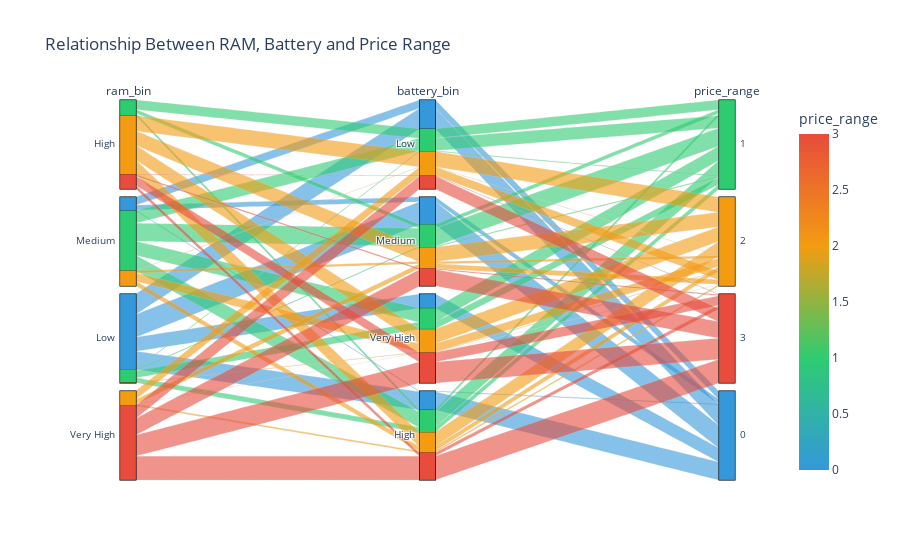

This figure's notebook cell:
### Code cell
# Create binned versions of continuous features
df['ram_bin'] = pd.qcut(df['ram'], q=4, labels=['Low', 'Medium', 'High', 'Very High'])
df['battery_bin'] = pd.qcut(df['battery_power'], q=4, labels=['Low', 'Medium', 'High', 'Very High'])

fig = px.parallel_categories(df,
                            dimensions=['ram_bin', 'battery_bin', 'price_range'],
                            color='price_range',
                            color_continuous_scale=colors,
                            title='Relationship Between RAM, Battery and Price Range')
fig.show()

### Figure 1 — Plotly figure (JSON) as saved in the notebook; plotly's stock layout.template omitted (floating-point values rounded to 4 significant figures; data arrays with more than 128 entries replaced by an {"elided": "..."} marker saying what was removed)
{"data": [{"dimensions": [{"label": "ram_bin", "values": {"elided": "2000 str values"}}, {"label": "battery_bin", "values": {"elided": "2000 str values"}}, {"label": "price_range", "values": {"elided": "2000 int values"}}], "domain": {"x": [0, 1], "y": [0, 1]}, "line": {"color": {"elided": "2000 int values"}, "coloraxis": "coloraxis"}, "name": "", "type": "parcats"}], "layout": {"coloraxis": {"colorbar": {"title": {"text": "price_range"}}, "colorscale": [[0, "#3498db"], [0.3333, "#2ecc71"], [0.6667, "#f39c12"], [1, "#e74c3c"]]}, "legend": {"tracegroupgap": 0}, "title": {"text": "Relationship Between RAM, Battery and Price Range"}}}
